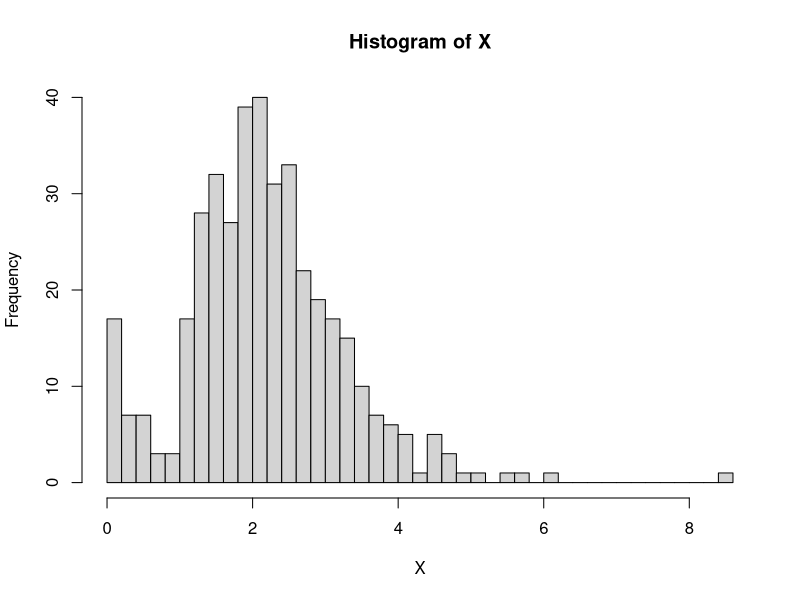

This chart was generated by the following R code: (Note: this script raises an error after producing the figure.)
## Example of an EM algorithm for fitting a mixture of Exponential and log-Gaussian mixture model 

## Clear the environment and load required libraries
rm(list=ls())
set.seed(81196)    # So that results are reproducible (same simulated data every time)

## 1.load data 
fuses = read.csv('fuses.csv',stringsAsFactors = F,header = F)
X = fuses$V1

## 3.Plot the Empirical distribution
par(mfrow=c(1,1))
hist(X,breaks=50)


## 4.Initialize the parameters
KK=2            #number of cluster
w = 0.05       
lambda    = 0.1   #param of Exponential-distribution.
mu = mean(log(X))    
tau = sd(X) 
n=length(X)


## Plot the initial guess for the density
xx = seq(0,11,length=200)
yy = w*dexp(xx,rate = lambda) + (1-w)*dlnorm(xx,meanlog = mu,sdlog = sigma)
plot(xx, yy, type="l", ylim=c(0, max(yy)), xlab="x", ylab="Initial density")


s  = 0
sw = FALSE
QQ = -Inf
QQ.out = NULL
epsilon = 10^(-5)


##Checking convergence of the algorithm
while(!sw){
  ## E step
  v = array(0, dim=c(n,KK))
  
  ## log form
  #v[,1] = log(w)   + dexp(X, rate=lambda, log=TRUE)     #Compute the log of the weights
  #v[,2] = log(1-w) + dlnorm(X, mean=mu, sd=tau, log=TRUE)  #Compute the log of the weights
  #for(i in 1:n){
  #  v[i,] = exp(v[i,] - max(v[i,]))/sum(exp(v[i,] - max(v[i,])))  #Go from logs to actual weights in a numerically stable manner
  #}
  
  ## raw form (both OK)
  v[, 1] = w * dexp(X, lambda)
  v[, 2] = (1-w) * dlnorm(X, mu, tau)
  v = v / (v[, 1] + v[, 2])
  
  ## M step
  # Weights
  w = mean(v[,1])
  lambda=sum(v[,1])/sum(v[,1]*X)
  mu = sum(v[,2]*log(X))/sum(v[,2])
  tau = sqrt(sum(v[,2]*(log(X)-mu)^2)/sum(v[,2]))
  
  ##Check convergence
  QQn = 0
  for(i in 1:n){
    QQn = QQn + v[i,1]*(log(w) + dexp(X[i],rate = lambda,log=T)) +
      v[i,2]*(log(1-w) + dlnorm(X[i], mu, tau, log=T))
  }
  if(abs(QQn-QQ)/abs(QQn)<epsilon){
    sw=TRUE
  }
  QQ = QQn
  QQ.out = c(QQ.out, QQ)
  s = s + 1
  print(paste(s, QQn))
  
  #Plot current estimate over data
  layout(matrix(c(1,2),2,1), widths=c(1,1), heights=c(1.3,3))
  par(mar=c(3.1,4.1,0.5,0.5))
  plot(QQ.out[1:s],type="l", xlim=c(1,max(10,s)), las=1, ylab="Q", lwd=2)
  
  ## 
  par(mar=c(5,4,1.5,0.5))
  xx = seq(0,11,length=200)
  yy = w*dexp(xx,rate=lambda) + (1-w)*dlnorm(xx,meanlog = mu,sdlog = tau)
  plot(xx,yy,type='l',xlab="x", ylab="PDF")  
}


#Plot current estimate over data
layout(matrix(c(1,2),2,1), widths=c(1,1), heights=c(1.3,3))
par(mar=c(3.1,4.1,0.5,0.5))
plot(QQ.out[1:s],type="l", xlim=c(1,max(10,s)), las=1, ylab="Q", lwd=2)

## 
par(mar=c(5,4,1.5,0.5))
xx = seq(0,11,length=200)
yy = w*dexp(xx,rate=lambda) + (1-w)*dlnorm(xx,meanlog = mu,sdlog = sigma)
plot(xx,yy,type='l',xlab="x", ylab="PDF")  

round(w,2)
round(mu,2)
round(tau,2)
round(lambda,2)
